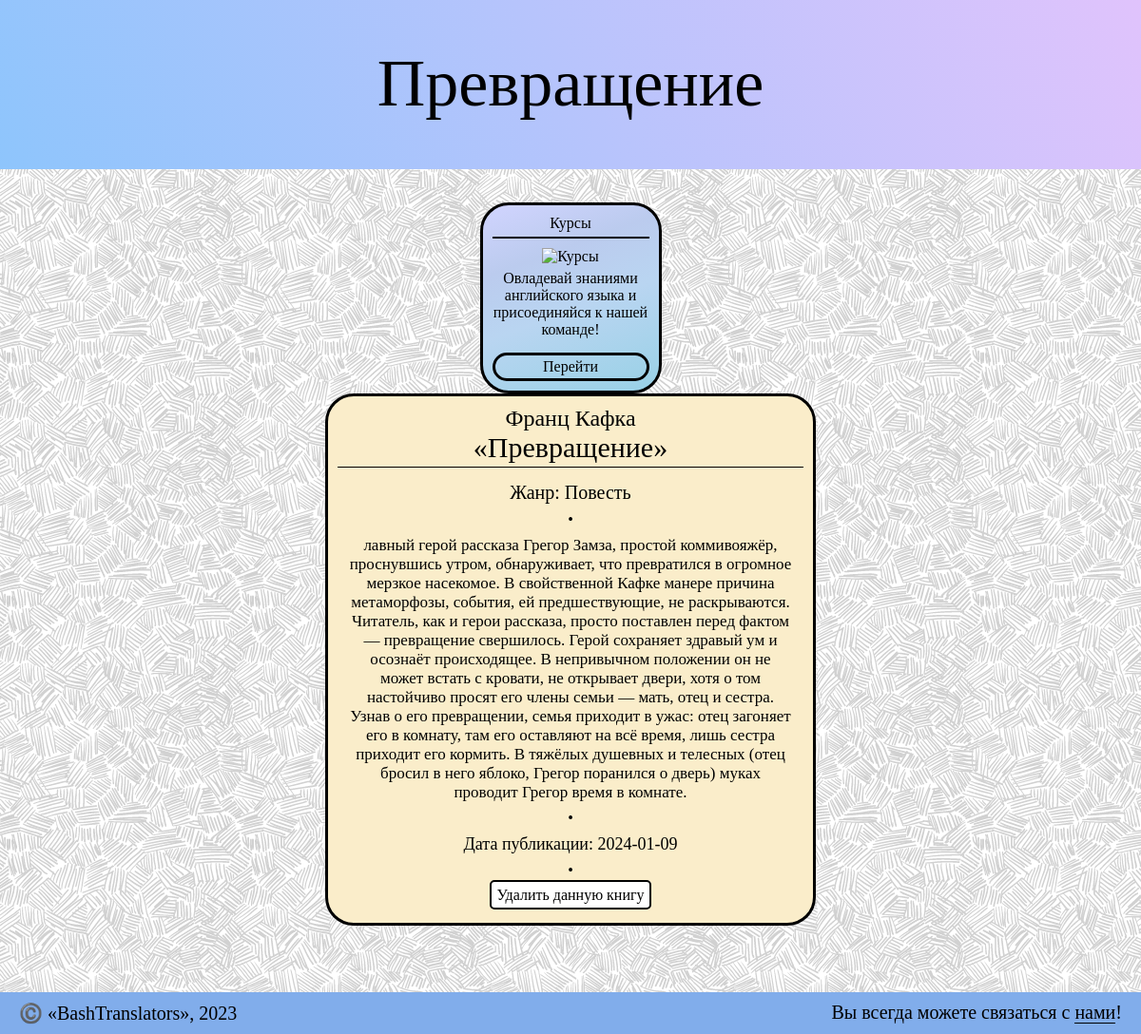
Screenshot of /book-list/2 with the database file from the repository.
### app.py (models this page shows)
class Book(db.Model):
    id = db.Column(db.Integer, primary_key=True)
    author_id = db.Column(db.Integer, db.ForeignKey('author.id'))
    book_name = db.Column(db.String(100), nullable=False)
    genre_id = db.Column(db.Integer, db.ForeignKey('genre.id'))
    book_text = db.Column(db.Text, nullable=False)
    book_release_date = db.Column(db.DateTime, default=datetime.utcnow)

class Author(db.Model):
    id = db.Column(db.Integer, primary_key=True)
    name = db.Column(db.String(50), nullable=False)
    books = db.relationship('Book', backref='author')

class Genre(db.Model):
    id = db.Column(db.Integer, primary_key=True)
    genre = db.Column(db.String(50), nullable=False)
    books_genres = db.relationship('Book', backref='genre')

### app.py (the view)
@app.route('/book-list/<int:id>')
def book_detail(id):
    book = Book.query.get(id)
    author = 'Автор отсутствует в БД'
    genre = 'Отсутствует в БД'
    if book.genre_id != 0:
        genre = Genre.query.join(Book, Genre.id == Book.genre_id).filter(book.genre_id == Genre.id).first().genre
    if book.author_id != 0:
        author = Author.query.join(Book, Author.id == Book.author_id).filter(book.author_id == Author.id).first().name
    return render_template("book_detail.html", book=book, author=author, genre=genre, book_id=id)

### templates/book_detail.html (shortened to what this page needs)
<!doctype html>
<html lang="en">
<head>
    <link href="{{ url_for('static', filename='css/style.css') }}" rel="stylesheet">
</head>
<body>
    <div class="wrapper">
        <header class="header">
            <div class="container">
                <div class="header__row">
                    {{ book.book_name }}
                </div>
            </div>
        </header>
        <div class="content">
            <div class="ad ad__footer">
                <p id="title">Курсы</p>
                <img src="img/ad.png" alt="Курсы">
                <p>Овладевай знаниями английского языка и присоединяйся к нашей команде!</p>
                <a href="https://eng.skillbox.ru/" title="Перейти к курсам" target="_blank">Перейти</a>
            </div>
            <div class="container">
                <div class="block">
                    <div class="block__row">
                            <div class="block__container">
                                <div class="block__container__body">
                                    <div class="alert">
                                        <div style="font-size: 24px;">{{ author }}</div>
                                        <div style="font-size: 30px; margin: 0 0 15px 0; padding: 0 0 3px 0; border-bottom: 1px solid black">«{{ book.book_name }}»</div>
                                        <p style="font-size: 20px">Жанр: {{ genre }}</p>
                                        <p>•</p>
                                        <p style="font-size: 17px; padding: 0 10px">{{ book.book_text }}</p>
                                        <p>•</p>
                                        <p style="font-size: 18px">Дата публикации: {{ book.book_release_date.date() }}</p>
                                        <p>•</p>
                                        <a href="/book-list/{{ book_id }}/delete" class="but">Удалить данную книгу</a>
                                    </div>
                                </div>
                            </div>
                    </div>
                </div>
            </div>
        </div>
        <footer class="footer">
            <div class="footer__row">
                <div class="footer__left">
                    ©️ «BashTranslators», 2023
                </div>
                <div class="footer__right">
                    <p>Вы всегда можете связаться с <a href="/contacts" style="border-bottom: 1px solid black">нами</a>!</p>
                </div>
            </div>
        </footer>
    </div>
</body>
</html>

### static/css/style.css (style rules this page uses)
* { padding: 0; margin: 0; }
body { margin: 0; padding: 0; font-family: Cambria; }
.wrapper { min-height: 100vh; display: flex; flex-direction: column; background-image: url('../img/wallpaper.png'); }
.container { max-width: 1100px; margin: 0 auto; }
a { text-decoration: none; color: black; }
.header { background: linear-gradient(62deg, #8EC5FC 0%, #E0C3FC 100%); height: 177.6px; display: flex; flex-wrap: wrap-reverse; }
.header__row { text-align: center; padding: 3rem; font-size: 70px; }
.content { flex: 1 1 auto; margin: 20px 0 0 0; }
.block { display: flex; flex-direction: column; justify-content: center; }
.block__row { display: flex; flex-direction: column; justify-content: center; align-items: center; }
.block__container { width: 490px; display: flex; border-radius: 30px; padding: 10px 10px 20px; background-color: rgb(250, 237, 202); border: 3px solid black; margin: 0 0 20px 0; }
.block__container__body { display: flex; flex-direction: column; width: 100%; }
.alert { text-align: center; }
.alert p { margin: 8px 0 8px 0; }
.alert a { border: 2px solid black; padding: 5px; border-radius: 5px; background-color: #FFFFFF; color: #000000; }
.footer__row { margin: 50px 0 0 0; padding: 10px; background-color: #81adeb; display: flex; justify-content: space-between; align-items: center; flex-wrap: wrap; }
.footer__left { font-size: 20px; margin: 0 0 0 10px; }
.footer__right { display: flex; align-items: center; font-size: 20px; margin: 0 10px 0 0; flex-wrap: wrap; }
.ad__footer { text-align: center; position: relative; margin: 15px auto 0; display: none; width: 165px; padding: 10px; border: 3px solid black; border-radius: 30px; background: linear-gradient(160deg, rgba(209,212,255,1) 0%, rgba(187,203,238,1) 29%, rgba(185,213,241,1) 55%, rgba(152,209,230,1) 100%); }
.ad #title { border-bottom: 2px solid black; padding: 0 0 5px 0; margin: 0 0 5px 0; }
.ad img { width: 50%; height: 50%; margin: 5px 0 5px 0; }
.ad a { display: block; margin: 15px 0 0 0; padding: 3px; border: 3px solid black; border-radius: 30px; opacity: 1; }
@media screen and (max-width: 1520px) { .ad__footer { display: inherit; } }

### rows the page displays
Book: book_name "Превращение", book_text "лавный герой рассказа Грегор Замза, простой коммивояжёр, проснувшись утром, обнаруживает, что превратился в огромное мерзкое насекомое. В свойственной Кафке манере причина метаморфозы, события, ей предшествующие, не раскрываются. Читатель, как и герои рассказа, просто поставлен перед фактом — превращение свершилось. Герой сохраняет здравый ум и осознаёт происходящее. В непривычном положении он не может встать с кровати, не открывает двери, хотя о том настойчиво просят его члены семьи — мать, отец и сестра. Узнав о его превращении, семья приходит в ужас: отец загоняет его в комнату, там его оставляют на всё время, лишь сестра приходит его кормить. В тяжёлых душевных и телесных (отец бросил в…", book_release_date "2024-01-09"
Author: name "Франц Кафка"
Genre: genre "Повесть"
